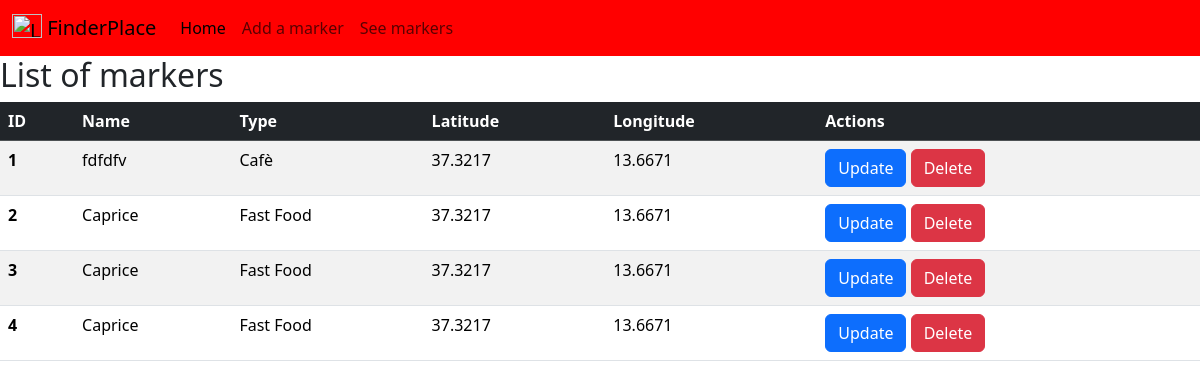
Before: /tabeldb.php with the older database file.
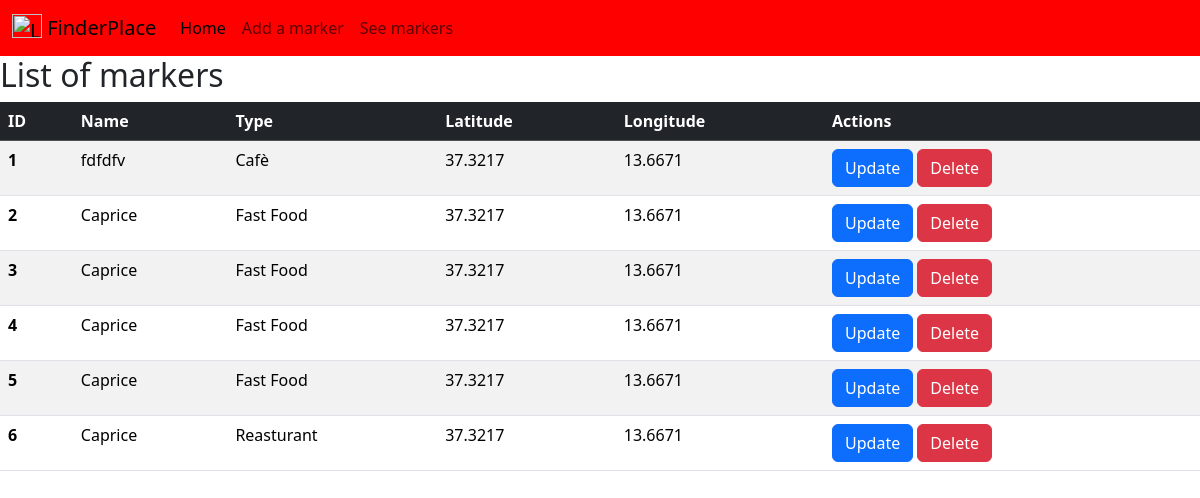
After: the same page with the newer database file.
### tables this page shows
CREATE TABLE `locations` (
  `ID_pos` int(255) NOT NULL,
  `Nome` varchar(255) NOT NULL,
  `Tipologia` varchar(255) NOT NULL,
  `lat` float DEFAULT NULL,
  `lon` float DEFAULT NULL
);

### tabeldb.php (the view)
<?php require_once "com.php"; ?>
 <h2>List of markers</h2>
<table class="table table-striped">
    <thead class="table-dark">
        <tr>
            <th scope="col">ID</th>
            <th scope="col">Name</th>
            <th scope="col">Type</th>
            <th scope="col">Latitude</th>
            <th scope="col">Longitude</th>
            <th scope="col">Actions</th>
        </tr>
    </thead>
    <tbody>
        <?php
        $conn = getdb();
        $sql = "SELECT ID_pos, Nome, Tipologia, lat, lon FROM locations";
        $result = $conn->query($sql);
        if ($result->num_rows > 0) {
            while ($row = $result->fetch_assoc()) {
                echo "<tr>
                    <th scope='row'>" . $row["ID_pos"] . "</th>
                    <td>" . $row["Nome"] . "</td>
                    <td>" . $row["Tipologia"] . "</td>
                    <td>" . $row["lat"] . "</td>
                    <td>" . $row["lon"] . "</td>
                    <td>
                        <a href='update_form.php?id=" . $row["ID_pos"] . "' class='btn btn-primary'>Update</a>
                        <a href='delete.php?id=" . $row["ID_pos"] . "' class='btn btn-danger' onclick='return confirm(\"Are you sure?\")'>Delete</a>
                    </td>
                  </tr>";
            }
        } else {
            echo "<tr><td colspan='6'>No data found</td></tr>";
        }
        ?>
    </tbody>
</table>

### navbar.php (shortened to what this page needs)
<link href="https://cdn.jsdelivr.net/npm/bootstrap@5.3.3/dist/css/bootstrap.min.css" rel="stylesheet">
<nav id="nav" class="navbar navbar-expand-lg bg-body-tertiary">
  <div class="container-fluid">
    <a class="navbar-brand">
      <img src="https://icons.iconarchive.com/icons/paomedia/small-n-flat/512/map-map-marker-icon.png" alt="Logo"
        width="30" height="24" class="d-inline-block align-text-top">
      FinderPlace
    </a>
    <div class="collapse navbar-collapse" id="navbarNav">
      <ul class="navbar-nav">
        <li class="nav-item">
          <a class="nav-link active" aria-current="page" href="index.php">Home</a>
        </li>
        <li class="nav-item">
          <a class="nav-link" href="updatedb.php">Add a marker</a>
        </li>
        <li class="nav-item">
          <a class="nav-link" href="tabeldb.php">See markers</a>
        </li>
      </ul>
    </div>
  </div>
</nav>

### com.php (shortened to what this page needs)
<?php
include_once "navbar.php";
?>
<link rel="stylesheet" type="text/css" href="./style.css">
<link href="https://cdn.jsdelivr.net/npm/bootstrap@5.3.3/dist/css/bootstrap.min.css" rel="stylesheet">

### com.php (style rules this page uses)
#nav { background-color: red !important; }

Changed rows visible on the page:
added locations: ID_pos "5", Nome "Caprice", Tipologia "Fast Food", lat "37.3217", lon "13.6671"
added locations: ID_pos "6", Nome "Caprice", Tipologia "Reasturant", lat "37.3217", lon "13.6671"
